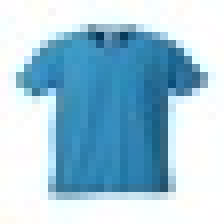
#> input picture tshirt_test.jpg, 28 x 28 px (shown 8 times larger)
$ python show_img.py
#> lines starting #> are read from the running program, lines starting #| are printed output that depends on the picture
import numpy as np
import matplotlib.pyplot as plt
from matplotlib import image

an_array = np.array([[0, 0, 0, 0, 0, 0, 0, 0],
                     [0, 0, 0, 9, 99, 99, 94, 0],
                     [0, 0, 0, 25, 99, 99, 79, 0],
                     [0, 0, 0, 0, 0, 0, 0, 0],
                     [0, 0, 0, 56, 99, 99, 49, 0],
                     [0, 0, 0, 73, 99, 99, 31, 0],
                     [0, 0, 0, 91, 99, 99, 13, 0],
                     [0, 0, 9, 99, 99, 94, 0, 0],
                     [0, 0, 27, 99, 99, 77, 0, 0],
                     [0, 0, 45, 99, 99, 59, 0, 0],
                     [0, 0, 63, 99, 99, 42, 0, 0],
                     [0, 0, 80, 99, 99, 24, 0, 0],
                     [0, 1, 96, 99, 99, 6, 0, 0],
                     [0, 16, 99, 99, 88, 0, 0, 0],
                     [0, 0, 0, 0, 0, 0, 0, 0]])
print(an_array.shape)
plt.imshow(an_array)
plt.show()
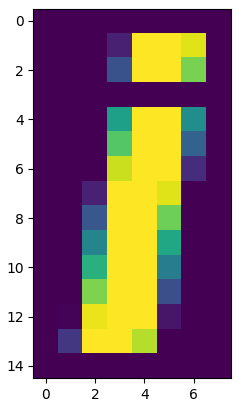
#> figure drawn by matplotlib, 1 panel

image = image.imread('tshirt_test.jpg')
#> image is the input picture: shape (28, 28, 3); mean R, G, B 164, 199.9, 218.3
# summarize shape of the pixel array
print(image.dtype)
#| uint8
print(image.shape)
#| (28, 28, 3)
# display the array of pixels as an image
plt.imshow(image)
plt.show()
new_image = np.copy(image)
for x, col in enumerate(new_image):
    for y, row in enumerate(col):
        print(new_image[x, y])
        avgv = (row[0] + row[1] + row[2]) / 3
        new_image[x,y] =  np.float32(avgv)
#> this loop made 28 passes
#> (printed output is left out)
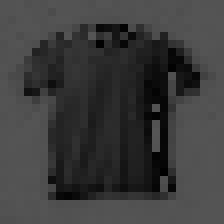
#> new_image: shape (28, 28, 3) (shown 8 times larger); min 0, max 85, mean 59.9
        # new_image[x, y, 0] = avgv
        # new_image[x, y, 1] = avgv
        # new_image[x, y, 2] = avgv

plt.imshow(new_image)
plt.show()
